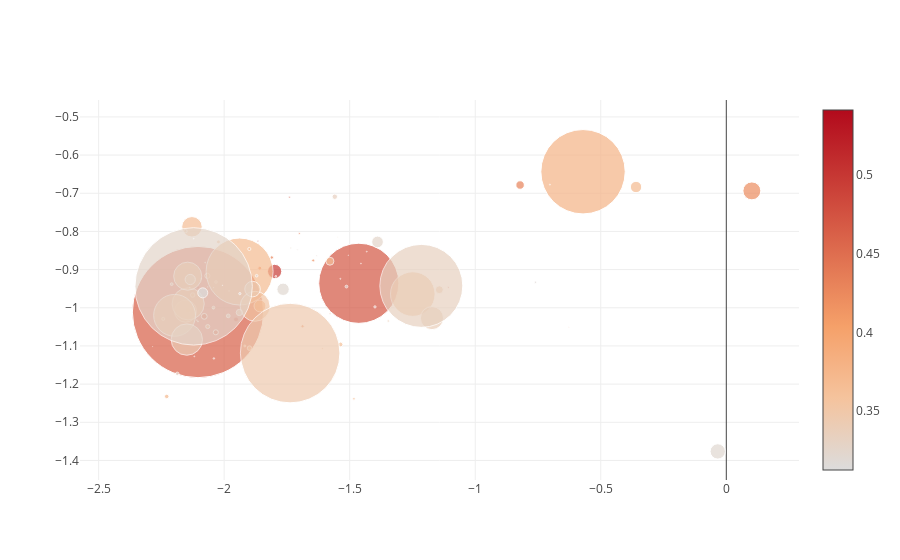

Write notebook code for a chart like this one.
### Markdown cell above
La première réponse pour "charcuterie" est l'utilisateur *lyon_gastronomie*.

Un des profils les plus sémantiquement proches (bulle très foncée) est [*so_food_toulouse*](http://instagram.com/web/friendships/2226115366/follow/).

### Code cell
mylib.launch_campaign_about('charcuterie')

### Figure 1 — Plotly figure (JSON) as saved in the notebook; plotly's stock layout.template omitted (floating-point values rounded to 4 significant figures)
{"data": [{"marker": {"color": [0.5413, 0.501, 0.4953, 0.4794, 0.4731, 0.4718, 0.4693, 0.4639, 0.453, 0.4523, 0.4419, 0.4371, 0.4358, 0.4354, 0.4302, 0.4297, 0.4236, 0.4232, 0.4226, 0.4196, 0.4192, 0.4189, 0.4142, 0.4109, 0.4101, 0.4094, 0.4078, 0.3999, 0.3964, 0.3919, 0.3894, 0.389, 0.3854, 0.3847, 0.3837, 0.3791, 0.3787, 0.3787, 0.3781, 0.3772, 0.3765, 0.372, 0.3718, 0.3703, 0.3697, 0.369, 0.3659, 0.3657, 0.3656, 0.3649, 0.3634, 0.3631, 0.3615, 0.3608, 0.3604, 0.3595, 0.3595, 0.3584, 0.3583, 0.3579, 0.3573, 0.3572, 0.3531, 0.3479, 0.3451, 0.345, 0.3446, 0.3443, 0.3436, 0.3424, 0.3422, 0.3396, 0.3393, 0.3382, 0.3378, 0.3338, 0.3329, 0.3324, 0.3322, 0.3316, 0.329, 0.3281, 0.3273, 0.326, 0.3256, 0.3256, 0.3229, 0.3209, 0.3206, 0.3205, 0.3196, 0.3189, 0.3176, 0.3165, 0.3156, 0.3154, 0.3144, 0.3134, 0.3131, 0.3126], "showscale": true, "size": [1.378, 2.196, 14.22, 4.982, 1.94, 80.13, 1.76, 131.3, 5.051, 5.815, 6.498, 0.8294, 0.8989, 1.948, 8.528, 3.396, 3.245, 0.8467, 17.92, 3.037, 3.926, 1.515, 1.531, 5.178, 0.7978, 0.9125, 0.464, 0.729, 0.7481, 0.4809, 3.025, 4.463, 0.889, 2.611, 0.9527, 11.91, 84.38, 22.03, 0.9729, 0.295, 1.933, 0.804, 4.511, 4.067, 11.38, 67.0, 0.6196, 20.49, 32.15, 2.651, 7.938, 28.04, 4.766, 0.3149, 3.9, 4.511, 3.132, 0.9253, 41.85, 0.943, 44.59, 1.086, 29.95, 2.727, 99.54, 7.944, 10.25, 2.138, 2.415, 15.55, 3.529, 0.8427, 31.32, 23.09, 6.204, 5.415, 82.98, 2.75, 0.6731, 0.3728, 1.794, 3.715, 3.577, 117.4, 1.601, 11.65, 0.7971, 0.4436, 15.32, 12.36, 1.529, 1.484, 2.339, 2.264, 2.633, 0.708, 2.792, 10.02, 1.024, 2.203]}, "mode": "markers", "text": ["instagram URL: http://instagram.com/web/friendships/183292850/follow/<br>instagram ID: 183292850<br>final measure: 0.5412872581023891<br>likes: 15833<br>followers: 500<br>likesperday: 23.96997172167158<br>", "instagram URL: http://instagram.com/web/friendships/3315609981/follow/<br>instagram ID: 3315609981<br>final measure: 0.5009652965996999<br>likes: 14649<br>followers: 1146<br>likesperday: 28.718296586708092<br>", "instagram URL: http://instagram.com/web/friendships/3417663345/follow/<br>instagram ID: 3417663345<br>final measure: 0.49526726750730177<br>likes: 37005<br>followers: 4242<br>likesperday: 128.81717069123627<br>", "instagram URL: http://instagram.com/web/friendships/404889155/follow/<br>instagram ID: 404889155<br>final measure: 0.4793619629281251<br>likes: 22875<br>followers: 2220<br>likesperday: 48.88465010856206<br>", "instagram URL: http://instagram.com/web/friendships/192691241/follow/<br>instagram ID: 192691241<br>final measure: 0.47306052411927907<br>likes: 9402<br>followers: 1601<br>likesperday: 25.00250076469537<br>", "instagram URL: http://instagram.com/web/friendships/2226115366/follow/<br>instagram ID: 2226115366<br>final measure: 0.4718410487913021<br>likes: 65751<br>followers: 26021<br>likesperday: 375.29402142885175<br>", "instagram URL: http://instagram.com/web/friendships/208647489/follow/<br>instagram ID: 208647489<br>final measure: 0.4692985521045557<br>likes: 5100<br>followers: 1863<br>likesperday: 32.61121034038247<br>", "instagram URL: http://instagram.com/web/friendships/321776653/follow/<br>instagram ID: 321776653<br>final measure: 0.46394828595438103<br>likes: 111211<br>followers: 41071<br>likesperday: 377.1962309231625<br>", "instagram URL: http://instagram.com/web/friendships/1636863477/follow/<br>instagram ID: 1636863477<br>final measure: 0.45301661299873325<br>likes: 23011<br>followers: 2743<br>likesperday: 40.419965830635064<br>", "instagram URL: http://instagram.com/web/friendships/1406135868/follow/<br>instagram ID: 1406135868<br>final measure: 0.4522587648089491<br>likes: 20500<br>followers: 4745<br>likesperday: 34.76077143320867<br>", "instagram URL: http://instagram.com/web/friendships/3293563554/follow/<br>instagram ID: 3293563554<br>final measure: 0.4418856258316239<br>likes: 25998<br>followers: 1879<br>likesperday: 86.42988044331966<br>", "instagram URL: http://instagram.com/web/friendships/1575607119/follow/<br>instagram ID: 1575607119<br>final measure: 0.43706894930353724<br>likes: 7631<br>followers: 821<br>likesperday: 10.979983929669046<br>", "instagram URL: http://instagram.com/web/friendships/189094986/follow/<br>instagram ID: 189094986<br>final measure: 0.435797048631534<br>likes: 8698<br>followers: 500<br>likesperday: 18.5794319722532<br>", "instagram URL: http://instagram.com/web/friendships/4457943057/follow/<br>instagram ID: 4457943057<br>final measure: 0.43543516905129326<br>likes: 6640<br>followers: 1187<br>likesperday: 48.134326667643286<br>", "instagram URL: http://instagram.com/web/friendships/1693449251/follow/<br>instagram ID: 1693449251<br>final measure: 0.4302416047230696<br>likes: 44142<br>followers: 2819<br>likesperday: 58.442400068294454<br>", "instagram URL: http://instagram.com/web/friendships/1603279870/follow/<br>instagram ID: 1603279870<br>final measure: 0.4297420953164739<br>likes: 20217<br>followers: 1178<br>likesperday: 48.42586781196961<br>", "instagram URL: http://instagram.com/web/friendships/4213180119/follow/<br>instagram ID: 4213180119<br>final measure: 0.4236215629850629<br>likes: 13083<br>followers: 2137<br>likesperday: 37.65912585424827<br>", "instagram URL: http://instagram.com/web/friendships/329866469/follow/<br>instagram ID: 329866469<br>final measure: 0.423174094085008<br>likes: 9478<br>followers: 547<br>likesperday: 13.827378093534833<br>", "instagram URL: http://instagram.com/web/friendships/3151515495/follow/<br>instagram ID: 3151515495<br>final measure: 0.4225620424225415<br>likes: 58273<br>followers: 2593<br>likesperday: 212.57200151774805<br>", "instagram URL: http://instagram.com/web/friendships/1729393/follow/<br>instagram ID: 1729393<br>final measure: 0.41960023388116025<br>likes: 16382<br>followers: 2525<br>likesperday: 22.298988276245055<br>", "instagram URL: http://instagram.com/web/friendships/5680073881/follow/<br>instagram ID: 5680073881<br>final measure: 0.41918099109412393<br>likes: 10112<br>followers: 1993<br>likesperday: 76.49613363372238<br>", "instagram URL: http://instagram.com/web/friendships/4155963126/follow/<br>instagram ID: 4155963126<br>final measure: 0.4188867389165391<br>likes: 7676<br>followers: 1060<br>likesperday: 28.219544748077254<br>", "instagram URL: http://instagram.com/web/friendships/2954218853/follow/<br>instagram ID: 2954218853<br>final measure: 0.41423317118945124<br>likes: 13467<br>followers: 811<br>likesperday: 21.464240313701612<br>", "instagram URL: http://instagram.com/web/friendships/8982541/follow/<br>instagram ID: 8982541<br>final measure: 0.4108587702227212<br>likes: 29885<br>followers: 1072<br>likesperday: 83.70085808433647<br>", "instagram URL: http://instagram.com/web/friendships/1798523167/follow/<br>instagram ID: 1798523167<br>final measure: 0.41012220688213047<br>likes: 7945<br>followers: 944<br>likesperday: 8.487430294866884<br>", "instagram URL: http://instagram.com/web/friendships/5703908434/follow/<br>instagram ID: 5703908434<br>final measure: 0.40943612159640247<br>likes: 5181<br>followers: 444<br>likesperday: 36.196524445234374<br>", "instagram URL: http://instagram.com/web/friendships/5704657939/follow/<br>instagram ID: 5704657939<br>final measure: 0.40779568952296386<br>likes: 1110<br>followers: 2167<br>likesperday: 8.94908945646207<br>", "instagram URL: http://instagram.com/web/friendships/605144171/follow/<br>instagram ID: 605144171<br>final measure: 0.3998674504432722<br>likes: 9006<br>followers: 338<br>likesperday: 17.456320074890126<br>", "instagram URL: http://instagram.com/web/friendships/3197930487/follow/<br>instagram ID: 3197930487<br>final measure: 0.39638820192820495<br>likes: 5484<br>followers: 1037<br>likesperday: 9.839781781766273<br>", "instagram URL: http://instagram.com/web/friendships/1635008811/follow/<br>instagram ID: 1635008811<br>final measure: 0.39187480993780366<br>likes: 6560<br>followers: 389<br>likesperday: 9.064159847165124<br>", "instagram URL: http://instagram.com/web/friendships/1366512868/follow/<br>instagram ID: 1366512868<br>final measure: 0.3893690665732987<br>likes: 16670<br>followers: 427<br>likesperday: 128.52095976322607<br>", "instagram URL: http://instagram.com/web/friendships/1045868245/follow/<br>instagram ID: 1045868245<br>final measure: 0.38901393037533744<br>likes: 24814<br>followers: 1174<br>likesperday: 68.35968078679474<br>", "instagram URL: http://instagram.com/web/friendships/4076730000/follow/<br>instagram ID: 4076730000<br>final measure: 0.38539196536059334<br>likes: 5022<br>followers: 1225<br>likesperday: 12.84552329009866<br>", "instagram URL: http://instagram.com/web/friendships/287922634/follow/<br>instagram ID: 287922634<br>final measure: 0.38473063616750447<br>likes: 15208<br>followers: 1550<br>likesperday: 28.91749538894488<br>", "instagram URL: http://instagram.com/web/friendships/1568407651/follow/<br>instagram ID: 1568407651<br>final measure: 0.38367663970685306<br>likes: 12002<br>followers: 332<br>likesperday: 22.78024122294045<br>", "instagram URL: http://instagram.com/web/friendships/3512280956/follow/<br>instagram ID: 3512280956<br>final measure: 0.3791009942712853<br>likes: 61345<br>followers: 1482<br>likesperday: 155.98156864625113<br>", "instagram URL: http://instagram.com/web/friendships/2087604748/follow/<br>instagram ID: 2087604748<br>final measure: 0.37873838912917535<br>likes: 172381<br>followers: 22354<br>likesperday: 184.75613026017402<br>", "instagram URL: http://instagram.com/web/friendships/239605531/follow/<br>instagram ID: 239605531<br>final measure: 0.3786783271150322<br>likes: 54302<br>followers: 6053<br>likesperday: 147.71814829033227<br>", "instagram URL: http://instagram.com/web/friendships/1551088558/follow/<br>instagram ID: 1551088558<br>final measure: 0.37813133844025776<br>likes: 11368<br>followers: 815<br>likesperday: 10.216537778376269<br>", "instagram URL: http://instagram.com/web/friendships/5952335079/follow/<br>instagram ID: 5952335079<br>final measure: 0.3771834421627938<br>likes: 1635<br>followers: 183<br>likesperday: 29.094623846370897<br>", "instagram URL: http://instagram.com/web/friendships/4304717336/follow/<br>instagram ID: 4304717336<br>final measure: 0.37646558194632945<br>likes: 16189<br>followers: 329<br>likesperday: 70.17289951575854<br>", "instagram URL: http://instagram.com/web/friendships/189766969/follow/<br>instagram ID: 189766969<br>final measure: 0.37198349217349014<br>likes: 6452<br>followers: 264<br>likesperday: 37.950879302717624<br>", "instagram URL: http://instagram.com/web/friendships/3159211557/follow/<br>instagram ID: 3159211557<br>final measure: 0.3717682476813762<br>likes: 25838<br>followers: 479<br>likesperday: 164.41552111521935<br>", "instagram URL: http://instagram.com/web/friendships/593465160/follow/<br>instagram ID: 593465160<br>final measure: 0.37033006934373486<br>likes: 20964<br>followers: 1352<br>likesperday: 58.353037355372194<br>", "instagram URL: http://instagram.com/web/friendships/2544318030/follow/<br>instagram ID: 2544318030<br>final measure: 0.3696669245373905<br>likes: 41714<br>followers: 4843<br>likesperday: 64.08218588503327<br>", "instagram URL: http://instagram.com/web/friendships/1507986802/follow/<br>instagram ID: 1507986802<br>final measure: 0.3690478145294777<br>likes: 40226<br>followers: 21883<br>likesperday: 509.89941171655<br>", "instagram URL: http://instagram.com/web/friendships/211539883/follow/<br>instagram ID: 211539883<br>final measure: 0.36586855094673876<br>likes: 5402<br>followers: 387<br>likesperday: 18.36644636087771<br>", "instagram URL: http://instagram.com/web/friendships/4348748955/follow/<br>instagram ID: 4348748955<br>final measure: 0.36566767707429304<br>likes: 34052<br>followers: 8658<br>likesperday: 142.383715688337<br>", "instagram URL: http://instagram.com/web/friendships/1969640409/follow/<br>instagram ID: 1969640409<br>final measure: 0.3655838717382224<br>likes: 55026<br>followers: 21524<br>likesperday: 87.25069987346001<br>", "instagram URL: http://instagram.com/web/friendships/4364143025/follow/<br>instagram ID: 4364143025<br>final measure: 0.3649425335640843<br>likes: 7500<br>followers: 689<br>likesperday: 136.05059402460753<br>", "instagram URL: http://instagram.com/web/friendships/4021753258/follow/<br>instagram ID: 4021753258<br>final measure: 0.36340126943672185<br>likes: 51541<br>followers: 967<br>likesperday: 126.4392697080874<br>", "instagram URL: http://instagram.com/web/friendships/212590687/follow/<br>instagram ID: 212590687<br>final measure: 0.36314752036411785<br>likes: 78673<br>followers: 3556<br>likesperday: 280.98415242692266<br>", "instagram URL: http://instagram.com/web/friendships/1504904584/follow/<br>instagram ID: 1504904584<br>final measure: 0.3614562296085905<br>likes: 23232<br>followers: 661<br>likesperday: 147.92353072439937<br>", "instagram URL: http://instagram.com/web/friendships/3489893755/follow/<br>instagram ID: 3489893755<br>final measure: 0.36075308567756115<br>likes: 4438<br>followers: 252<br>likesperday: 8.866776499945496<br>", "instagram URL: http://instagram.com/web/friendships/36873732/follow/<br>instagram ID: 36873732<br>final measure: 0.36041735461365015<br>likes: 17294<br>followers: 1959<br>likesperday: 44.88927229556469<br>", "instagram URL: http://instagram.com/web/friendships/1926077358/follow/<br>instagram ID: 1926077358<br>final measure: 0.35948277003304524<br>likes: 20637<br>followers: 540<br>likesperday: 182.62998341409823<br>", "instagram URL: http://instagram.com/web/friendships/322305495/follow/<br>instagram ID: 322305495<br>final measure: 0.35946388390328604<br>likes: 22018<br>followers: 932<br>likesperday: 47.811118312157404<br>", "instagram URL: http://instagram.com/web/friendships/298565384/follow/<br>instagram ID: 298565384<br>final measure: 0.35835683188954004<br>likes: 12720<br>followers: 457<br>likesperday: 14.7298000691478<br>", "instagram URL: http://instagram.com/web/friendships/1412901405/follow/<br>instagram ID: 1412901405<br>final measure: 0.35828957093466557<br>likes: 81841<br>followers: 7846<br>likesperday: 272.73824233151765<br>", "instagram URL: http://instagram.com/web/friendships/1079881456/follow/<br>instagram ID: 1079881456<br>final measure: 0.3578537795230669<br>likes: 7715<br>followers: 2049<br>likesperday: 5.62487222068061<br>", "instagram URL: http://instagram.com/web/friendships/2227347467/follow/<br>instagram ID: 2227347467<br>final measure: 0.35734275699510093<br>likes: 75275<br>followers: 5054<br>likesperday: 522.7401564854362<br>", "instagram URL: http://instagram.com/web/friendships/3929004319/follow/<br>instagram ID: 3929004319<br>final measure: 0.35717133199611084<br>likes: 5566<br>followers: 343<br>likesperday: 61.7496917024956<br>", "instagram URL: http://instagram.com/web/friendships/183401094/follow/<br>instagram ID: 183401094<br>final measure: 0.35311870265378925<br>likes: 74340<br>followers: 3456<br>likesperday: 349.1897115702864<br>", "instagram URL: http://instagram.com/web/friendships/3421423479/follow/<br>instagram ID: 3421423479<br>final measure: 0.3478962153793816<br>likes: 22396<br>followers: 497<br>likesperday: 66.79472979351054<br>", "instagram URL: http://instagram.com/web/friendships/47357571/follow/<br>instagram ID: 47357571<br>final measure: 0.3451430628908469<br>likes: 147605<br>followers: 5818<br>likesperday: 1153.6681246725275<br>", "instagram URL: http://instagram.com/web/friendships/229836597/follow/<br>instagram ID: 229836597<br>final measure: 0.3450016235084634<br>likes: 53200<br>followers: 1859<br>likesperday: 63.811268976143495<br>", "instagram URL: http://instagram.com/web/friendships/1317422633/follow/<br>instagram ID: 1317422633<br>final measure: 0.34459119553152584<br>likes: 31181<br>followers: 4408<br>likesperday: 76.40241092397103<br>", "instagram URL: http://instagram.com/web/friendships/211251092/follow/<br>instagram ID: 211251092<br>final measure: 0.34432215565606755<br>likes: 24407<br>followers: 783<br>likesperday: 23.909371809318852<br>", "instagram URL: http://instagram.com/web/friendships/4518896657/follow/<br>instagram ID: 4518896657<br>final measure: 0.3436162312328486<br>likes: 18921<br>followers: 487<br>likesperday: 63.276027918681514<br>", "instagram URL: http://instagram.com/web/friendships/349974136/follow/<br>instagram ID: 349974136<br>final measure: 0.34239189295594014<br>likes: 54977<br>followers: 2416<br>likesperday: 182.1208843858333<br>", "instagram URL: http://instagram.com/web/friendships/2308107998/follow/<br>instagram ID: 2308107998<br>final measure: 0.3421576037768888<br>likes: 23067<br>followers: 595<br>likesperday: 90.72883570713715<br>", "instagram URL: http://instagram.com/web/friendships/1812532926/follow/<br>instagram ID: 1812532926<br>final measure: 0.3395902650092399<br>likes: 9102<br>followers: 518<br>likesperday: 15.063601978456221<br>", "instagram URL: http://instagram.com/web/friendships/1400022391/follow/<br>instagram ID: 1400022391<br>final measure: 0.3393202539627368<br>likes: 52063<br>followers: 7693<br>likesperday: 244.9438252417573<br>", "instagram URL: http://instagram.com/web/friendships/1723850111/follow/<br>instagram ID: 1723850111<br>final measure: 0.33819874838997205<br>likes: 35889<br>followers: 4946<br>likesperday: 300.4629021324196<br>", "instagram URL: http://instagram.com/web/friendships/327149512/follow/<br>instagram ID: 327149512<br>final measure: 0.3377658464172561<br>likes: 37530<br>followers: 2295<br>likesperday: 44.68558248908459<br>", "instagram URL: http://instagram.com/web/friendships/226110495/follow/<br>instagram ID: 226110495<br>final measure: 0.33379017351325113<br>likes: 28728<br>followers: 6686<br>likesperday: 15.266112299319767<br>", "instagram URL: http://instagram.com/web/friendships/201604166/follow/<br>instagram ID: 201604166<br>final measure: 0.33289613731202744<br>likes: 116816<br>followers: 8329<br>likesperday: 707.7685803671526<br>", "instagram URL: http://instagram.com/web/friendships/2178904934/follow/<br>instagram ID: 2178904934<br>final measure: 0.3324485614179563<br>likes: 6357<br>followers: 3951<br>likesperday: 30.116356887005704<br>", "instagram URL: http://instagram.com/web/friendships/1232355094/follow/<br>instagram ID: 1232355094<br>final measure: 0.3321821178240973<br>likes: 10035<br>followers: 596<br>likesperday: 7.575188346995321<br>", "instagram URL: http://instagram.com/web/friendships/3162005807/follow/<br>instagram ID: 3162005807<br>final measure: 0.33159079395184526<br>likes: 3134<br>followers: 454<br>likesperday: 9.770178314009776<br>", "instagram URL: http://instagram.com/web/friendships/22567124/follow/<br>instagram ID: 22567124<br>final measure: 0.3289748228607715<br>likes: 13536<br>followers: 660<br>likesperday: 36.0260516402289<br>", "instagram URL: http://instagram.com/web/friendships/3102049475/follow/<br>instagram ID: 3102049475<br>final measure: 0.32812619148863575<br>likes: 21678<br>followers: 928<br>likesperday: 68.60604772140229<br>", "instagram URL: http://instagram.com/web/friendships/1626983688/follow/<br>instagram ID: 1626983688<br>final measure: 0.3273149758390253<br>likes: 29627<br>followers: 1421<br>likesperday: 30.38637088290451<br>", "instagram URL: http://instagram.com/web/friendships/2280402/follow/<br>instagram ID: 2280402<br>final measure: 0.32596480941030187<br>likes: 167093<br>followers: 11774<br>likesperday: 700.6561598265564<br>", "instagram URL: http://instagram.com/web/friendships/795697074/follow/<br>instagram ID: 795697074<br>final measure: 0.3256418174733706<br>likes: 18330<br>followers: 366<br>likesperday: 38.20126818951651<br>", "instagram URL: http://instagram.com/web/friendships/575833611/follow/<br>instagram ID: 575833611<br>final measure: 0.32558786227838526<br>likes: 23968<br>followers: 6779<br>likesperday: 83.53626206027224<br>", "instagram URL: http://instagram.com/web/friendships/43075137/follow/<br>instagram ID: 43075137<br>final measure: 0.32289811841691135<br>likes: 10536<br>followers: 249<br>likesperday: 24.216618113828723<br>", "instagram URL: http://instagram.com/web/friendships/392761263/follow/<br>instagram ID: 392761263<br>final measure: 0.32090923863331816<br>likes: 5558<br>followers: 241<br>likesperday: 14.693552037154422<br>", "instagram URL: http://instagram.com/web/friendships/176445459/follow/<br>instagram ID: 176445459<br>final measure: 0.32058647769273063<br>likes: 56188<br>followers: 1734<br>likesperday: 240.85907126052825<br>", "instagram URL: http://instagram.com/web/friendships/642716587/follow/<br>instagram ID: 642716587<br>final measure: 0.3204857766195551<br>likes: 51149<br>followers: 1965<br>likesperday: 151.968400232543<br>", "instagram URL: http://instagram.com/web/friendships/312742301/follow/<br>instagram ID: 312742301<br>final measure: 0.31962685098079685<br>likes: 17697<br>followers: 406<br>likesperday: 32.5510410517969<br>", "instagram URL: http://instagram.com/web/friendships/1347227982/follow/<br>instagram ID: 1347227982<br>final measure: 0.31894247307101503<br>likes: 12756<br>followers: 1683<br>likesperday: 10.259969661866519<br>", "instagram URL: http://instagram.com/web/friendships/3154422215/follow/<br>instagram ID: 3154422215<br>final measure: 0.3176453592785979<br>likes: 22348<br>followers: 588<br>likesperday: 41.634970916371536<br>", "instagram URL: http://instagram.com/web/friendships/473909645/follow/<br>instagram ID: 473909645<br>final measure: 0.31649888579000696<br>likes: 31643<br>followers: 801<br>likesperday: 20.225954992177442<br>", "instagram URL: http://instagram.com/web/friendships/2290572066/follow/<br>instagram ID: 2290572066<br>final measure: 0.3155609300972137<br>likes: 26367<br>followers: 718<br>likesperday: 36.6150221818094<br>", "instagram URL: http://instagram.com/web/friendships/268480650/follow/<br>instagram ID: 268480650<br>final measure: 0.3154429227393075<br>likes: 7562<br>followers: 379<br>likesperday: 17.49009719049616<br>", "instagram URL: http://instagram.com/web/friendships/4695403507/follow/<br>instagram ID: 4695403507<br>final measure: 0.3143960007579272<br>likes: 20423<br>followers: 499<br>likesperday: 76.49540506625767<br>", "instagram URL: http://instagram.com/web/friendships/998107584/follow/<br>instagram ID: 998107584<br>final measure: 0.31343765778716637<br>likes: 33966<br>followers: 2078<br>likesperday: 142.10757526805492<br>", "instagram URL: http://instagram.com/web/friendships/1495026508/follow/<br>instagram ID: 1495026508<br>final measure: 0.3130978661126268<br>likes: 11497<br>followers: 913<br>likesperday: 9.998231836056023<br>", "instagram URL: http://instagram.com/web/friendships/3019079460/follow/<br>instagram ID: 3019079460<br>final measure: 0.31258034858377254<br>likes: 16365<br>followers: 964<br>likesperday: 30.7749319737656<br>"], "type": "scatter", "x": [-1.866, -2.104, -1.799, -1.953, -1.74, -1.464, -1.107, -2.104, -2.033, -2.079, -2.145, -2.145, -1.455, -1.701, -0.8213, -1.81, -1.688, -2.044, 0.1017, -1.645, -1.858, -1.609, -1.795, -2.067, -1.548, -0.6275, -2.065, -1.748, -1.793, -1.506, -2.243, -2.125, -2.119, -2.033, -2.104, -1.857, -0.5707, -2.154, -1.537, -2.285, -1.918, -1.981, -2.229, -2.066, -0.3596, -1.939, -2.091, -2.128, -2.143, -1.483, -1.579, -2.145, -1.536, -2.042, -2.023, -1.899, -1.9, -1.432, -2.197, -1.657, -1.249, -0.7026, -1.877, -2.043, -1.737, -1.143, -2.135, -1.578, -1.347, -1.887, -2.155, -2.075, -2.149, -1.172, -1.94, -1.559, -1.215, -2.209, -2.109, -2.137, -1.735, -1.984, -2.187, -2.122, -1.632, -1.389, -1.654, -2.007, -0.03401, -1.765, -1.708, -2.041, -0.76, -1.399, -1.871, -2.121, -1.513, -2.085, -1.381, -1.938], "y": [-0.8258, -0.9466, -0.9048, -1.031, -0.7101, -0.9359, -0.9465, -1.011, -1.064, -1.022, -1.005, -0.9916, -0.8841, -0.8056, -0.6784, -0.8683, -1.048, -1.002, -0.6937, -0.8759, -0.8963, -1.107, -0.9177, -0.9163, -0.8148, -1.051, -0.9455, -0.7981, -0.9168, -0.8623, -1.029, -0.9667, -1.127, -0.9324, -1.036, -0.9952, -0.6436, -1.009, -0.9241, -1.102, -1.1, -0.9558, -1.232, -1.049, -0.6836, -0.905, -0.9242, -0.7879, -0.9897, -1.239, -0.878, -0.9172, -1.096, -0.9476, -0.8274, -1.106, -0.8461, -0.853, -1.02, -1.016, -0.9641, -0.6773, -0.9961, -0.9996, -1.119, -0.9527, -0.926, -1.016, -1.035, -0.9511, -0.7993, -0.8818, -1.083, -1.027, -1.012, -0.7091, -0.9426, -0.9381, -1.032, -0.9465, -0.8434, -1.021, -1.173, -0.9439, -0.8635, -0.8275, -0.8812, -0.941, -1.376, -0.9516, -0.8483, -1.133, -0.9331, -0.9977, -0.9161, -0.819, -0.9445, -0.9609, -1.032, -0.9629]}], "layout": {}}
